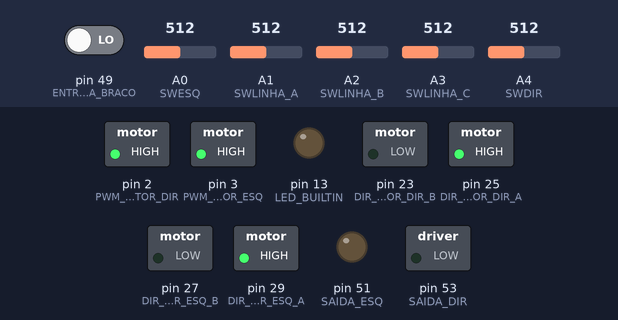
The sketch below on a simulated Arduino Mega 2560, built with avr-gcc and run on an emulated ATmega2560. Shown: switched loads named in the sketch (green lamp = pin HIGH), output pins drawn as LEDs (lit = HIGH). The inputs (shaded band) are chosen by the test bench; at power-on: A1 (SWLINHA_A) = 512, A0 (SWESQ) = 512, pin 49 (ENTRADA_BRACO) LOW, A2 (SWLINHA_B) = 512, A3 (SWLINHA_C) = 512, A4 (SWDIR) = 512.

Above: at 5.2 s.
5.3 s: A1 (SWLINHA_A) set to 522
At 7.51 s:
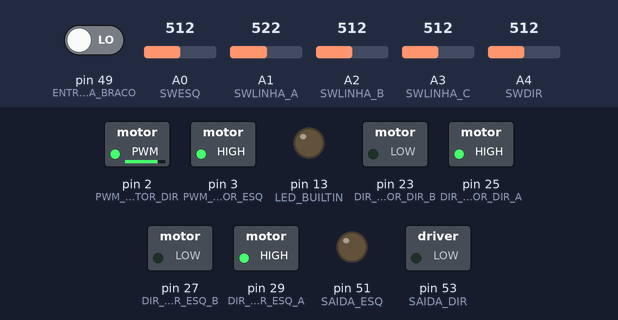
8.3 s: A0 (SWESQ) set to 601
At 10.7 s:
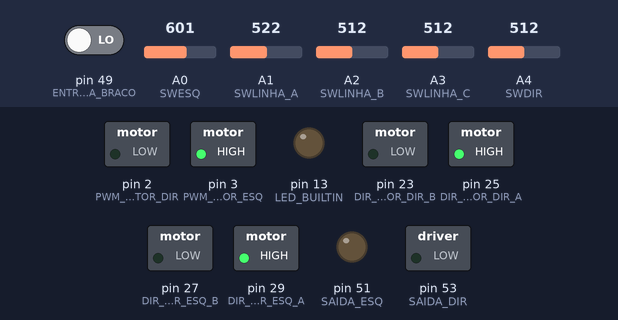
11.3 s: A0 (SWESQ) set to 630
At 12.2 s:
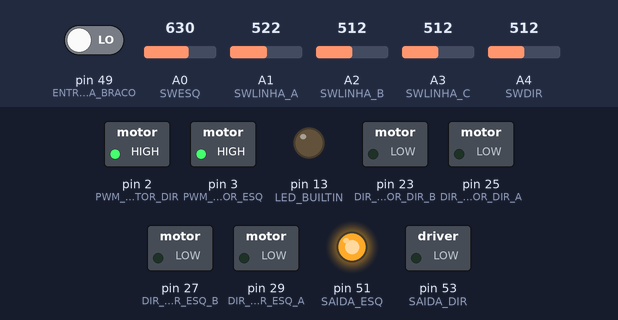
Timing chart, 0 to 14.3 s (numbered marks = the images above; inputs shaded):
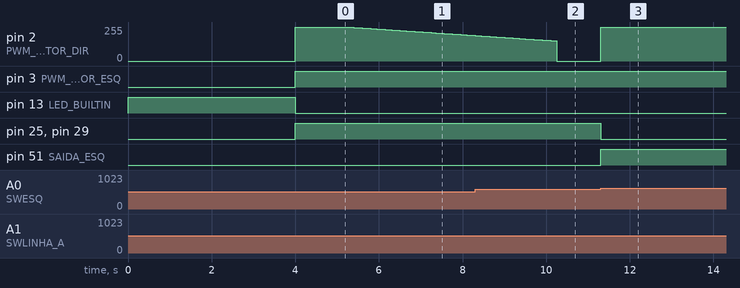

The sketch:

_00_programa_carro.ino
```cpp
/*
 * Programa do carro seguidor de linha da disciplina de Robótica do 9º período da Faculdade de Talentos Humanos (FACTHUS)
 * Uberaba-MG, Brasil
 * Autor: Rafael Faria Felix
 */
```

_01_constantes.ino
```cpp
#include <PID_v1.h>

#define SWDIR A4 //pino do sensor de obstáculo à direita
#define SWESQ A0 //pino do sensor de obstáculo à esquerda
#define SP_SENSOR 100 //set point dos sensores de obstáculo

#define SAIDA_DIR 53 //pino de saída do sinal de obstáculo à direita detectado
#define SAIDA_ESQ 51 //pino de saída do sinal de obstáculo à esquerda detectado
#define ENTRADA_BRACO 49 //pino de entrada do sinal do braço

#define SWLINHA_A A1 //pino de entrada do sensor de linha esquerdo
#define SWLINHA_B A2 //pino de entrada do sensor de linha central (de referência)
#define SWLINHA_C A3 //pino de entrada do sensor de linha direito
#define SP_SENSOR_REF 800 //valor da diferença entre leitura atual e anterior do sensor de referência que caracteriza mudança de estado
#define SP_SENSOR_90 50 //valor da diferença entre leitura dos sensores de linha que caracteriza curva de 90º

#define DIR_MOTOR_DIR_B 23 //pino de saída de controle de direção do motor direito
#define DIR_MOTOR_DIR_A 25 //pino de saída de controle de direção do motor direito
#define DIR_MOTOR_ESQ_B 27 //pino de saída de controle de direção do motor esquerdo
#define DIR_MOTOR_ESQ_A 29 //pino de saída de controle de direção do motor esquerdo
#define PWM_MOTOR_DIR 2 //pino de saída de controle de velocidade do motor direito
#define PWM_MOTOR_ESQ 3 //pino de saída de controle de velocidade do motor esquerdo

#define MAXPWM 255 //valor máximo permitido para o PWM (padrão: 255)
#define MINPWM 150 //valor mínimo para o PWM vencer a inércia
#define AVANCO_CURVA_90 6000 //tempo de avanço após detectar uma curva de 90º para alinhar com o centro do carro (milisegundos)
#define TEMPO_SENSORES 50 //tempo de atualização dos sensores (milisegundos)
#define TEMPO_RETORNO_BRACO 500 //tempo de atualização do sinal de retorno do braço (milisegundos)
#define TEMPO_ATUALIZA_ESTADO 10 //tempo de atualização do estado (milisegundos)

#define PID_P 1 //constante proporcional do controle PID
#define PID_I 0 //constante integral do controle PID
#define PID_D 0.01 //constante derivativa do controle PID
```

_02_variaveis.ino
```cpp
double erro = 0;
double erro_PID = 0;
PID myPID(&erro, &erro_PID, 0, PID_P, PID_I, PID_D, REVERSE);

enum tipoEstado {emMovimento, curva90, aguardandoBraco, obstaculoDireita, obstaculoEsquerda};
tipoEstado EstadoAtual = emMovimento;
int vel_esq = 100;
int vel_dir = 100;
int vel_geral = 100;
int tempoAnterior[] = {0, 0, 0, 0};
int tempoDecorrido[] = {0, 0, 0, 0};

int referencia;
int ref_esq;
int ref_dir;
int dir_curva90 = 0; //0 nada; +1 direita; -1 esquerda;
bool debounce = false;
```

_03_funcoes.ino
```cpp
void setup() {
  pinMode(SWDIR, INPUT);
  pinMode(SWESQ, INPUT);

  pinMode(SAIDA_DIR, OUTPUT);
  pinMode(SAIDA_ESQ, OUTPUT);
  pinMode(ENTRADA_BRACO, INPUT);

  pinMode(DIR_MOTOR_DIR_A, OUTPUT);
  pinMode(DIR_MOTOR_DIR_B, OUTPUT);
  pinMode(DIR_MOTOR_ESQ_A, OUTPUT);
  pinMode(DIR_MOTOR_ESQ_B, OUTPUT);
  pinMode(PWM_MOTOR_DIR, OUTPUT);
  pinMode(PWM_MOTOR_ESQ, OUTPUT);

  myPID.SetMode(AUTOMATIC);
  myPID.SetSampleTime(TEMPO_SENSORES);
  myPID.SetOutputLimits(-100,100);

  //pequeno delay para garantir que o carro está na pista antes de definir o valor do sensor de referência
  pinMode(LED_BUILTIN, OUTPUT);
  digitalWrite(LED_BUILTIN, HIGH);
  delay(4000);
  digitalWrite(LED_BUILTIN, LOW);

  referencia = analogRead(SWLINHA_B);
  ref_esq = analogRead(SWESQ);
  ref_dir = analogRead(SWDIR);

}

void ProcessaEstado() {
  switch(EstadoAtual) {
    case emMovimento:
      digitalWrite(SAIDA_DIR, LOW);
      digitalWrite(SAIDA_ESQ, LOW);
      break;
    case aguardandoBraco:
      //reservado para acender um LED ou executar outra ação
      break;
    case obstaculoEsquerda:
      digitalWrite(SAIDA_ESQ, HIGH);
      Parar();
      EstadoAtual = aguardandoBraco;
      break;
    case obstaculoDireita:
      digitalWrite(SAIDA_DIR, HIGH);
      Parar();
      EstadoAtual = aguardandoBraco;
      break;
    case curva90:
      Curva90();
      break;
  }
}

void Parar() {
  // Reservado para desenvolver uma parada suave
  vel_esq = 100;
  vel_dir = 100;
  MudaVel();
  digitalWrite(DIR_MOTOR_ESQ_A, LOW);
  digitalWrite(DIR_MOTOR_ESQ_B, LOW);
  digitalWrite(DIR_MOTOR_DIR_A, LOW);
  digitalWrite(DIR_MOTOR_DIR_B, LOW);
}

void MudaVel() {
  if(vel_esq < 0) {
    digitalWrite(DIR_MOTOR_ESQ_A, LOW);
    digitalWrite(DIR_MOTOR_ESQ_B, HIGH);
  } else {
    digitalWrite(DIR_MOTOR_ESQ_A, HIGH);
    digitalWrite(DIR_MOTOR_ESQ_B, LOW);
  }
  if(vel_dir < 0) {
    digitalWrite(DIR_MOTOR_DIR_A, LOW);
    digitalWrite(DIR_MOTOR_DIR_B, HIGH);
  } else {
    digitalWrite(DIR_MOTOR_DIR_A, HIGH);
    digitalWrite(DIR_MOTOR_DIR_B, LOW);
  }
  int pwm_esq = (abs(vel_esq)/100.0 * (MAXPWM - MINPWM)) + MINPWM;
  int pwm_dir = (abs(vel_dir)/100.0 * (MAXPWM - MINPWM)) + MINPWM;
  if(pwm_esq <= MINPWM) {pwm_esq = 0;}
  if(pwm_dir <= MINPWM) {pwm_dir = 0;}
  analogWrite(PWM_MOTOR_ESQ, pwm_esq);
  analogWrite(PWM_MOTOR_DIR, pwm_dir);
}

void CalculaErro() { //erro positivo: curva à direita; erro negativo: curva à esquerda; 0~100
  int corretor = 1;
  if(referencia < SP_SENSOR_REF) corretor = -1; //caso a linha seja branca, inverte o sinal do erro
  int esq = analogRead(SWLINHA_A);
  int dir = analogRead(SWLINHA_C);
  int diff = (dir - esq) * corretor / 10;
  erro = diff;
}

void SegueLinha() {
  CalculaErro();
  myPID.Compute();
  if(vel_esq < 100 || vel_dir >= 100) {vel_esq += (int)erro_PID;}
  if(vel_dir < 100 || vel_esq >= 100) {vel_dir -= (int)erro_PID;}
  if(vel_esq > 100) {vel_esq = 100;}
  if(vel_dir > 100) {vel_dir = 100;}
  if(vel_esq < 0) {vel_esq = 0;}
  if(vel_dir < 0) {vel_dir = 0;}
  MudaVel();
}

void Curva90() {
  if(tempoDecorrido[0] >= TEMPO_SENSORES) {
    int sensor_B = analogRead(SWLINHA_B);
    if(abs(referencia - sensor_B) < SP_SENSOR_REF) { //caso a leitura seja igual à referência, retornou à linha -> seguir movimento normal
      if(debounce) {//tentativa de eliminar leituras falsas devido a imperfeições da pista
        debounce = false;
        dir_curva90 = 0;
        vel_esq = 100;
        vel_dir = 100;
        MudaVel();
        EstadoAtual = emMovimento;
        return;
      } else {
        debounce = true;
      }
    } else {
      debounce = false;
    }
    CalculaErro();
    if((erro > SP_SENSOR_90) && (dir_curva90 == 0)) {
      dir_curva90 = 1; //curva à direita
    }
    if(erro < -SP_SENSOR_90 && (dir_curva90 == 0)) {
      dir_curva90 = -1; //curva à esquerda
    }
    if(tempoDecorrido[3] >= AVANCO_CURVA_90) { //seguir em frente até passar o tempo necessário para se alinhar o centro do carro com a curva
      if(dir_curva90 != 0) { //caso tenha detectado curva, virar na direção correta
        vel_esq = 100 * dir_curva90;
        vel_dir = -100 * dir_curva90;
        MudaVel();
      } else { //caso não tenha detectado curva, a cor da linha mudou -> atualizar referência e seguir movimento normal
        referencia = analogRead(SWLINHA_B);
        EstadoAtual = emMovimento;
      }
    }
    tempoAnterior[0] = millis();
  }
}
```

_04_loop.ino
```cpp
void loop() {
  // Verifica a contagem do tempo
  int tempoAtual = millis();
  for(int i=0;i<=3;i++) {
    tempoDecorrido[i] = tempoAtual - tempoAnterior[i];
  }

  int sensor = analogRead(SWLINHA_B);
  if((EstadoAtual == emMovimento) && (tempoDecorrido[0] >= TEMPO_SENSORES)) {
    if(abs(analogRead(SWDIR) - ref_dir) >= SP_SENSOR) {
    //if(digitalRead(SWDIR)) {
      EstadoAtual = obstaculoDireita;
    } else
    if(abs(analogRead(SWESQ) - ref_esq) >= SP_SENSOR) {
    //if(digitalRead(SWESQ)) {
      EstadoAtual = obstaculoEsquerda;
    } else
    if(abs(referencia - sensor) > SP_SENSOR_REF) {
      tempoAnterior[3] = millis();
      tempoDecorrido[3] = 0;
      EstadoAtual = curva90;
    } else {
      SegueLinha();
    }
    tempoAnterior[0] = millis();
  }

  // Processa a cada 500 milisegundos a atualização da leitura do braço
  if((EstadoAtual == aguardandoBraco) && (tempoDecorrido[1] >= TEMPO_RETORNO_BRACO)) {
    // Verifica se recebeu leitura do braço
    if(digitalRead(ENTRADA_BRACO)) {
      EstadoAtual = emMovimento;
    }
    tempoAnterior[1] = millis();
  }

  // Processa a cada 10 milisegundos a atualização de estado
  if(tempoDecorrido[2] >= TEMPO_ATUALIZA_ESTADO) {
    ProcessaEstado();
    tempoAnterior[2] = millis();
  }
}
```

Measured:
- the behaviour switches between 521 and 522 on A1 (SWLINHA_A) (found by bisection; images 0 and 1)
- the behaviour switches between 611 and 612 on A0 (SWESQ) (found by bisection; images 2 and 3)
- after the input at 5.3 s, pin 2 (PWM_MOTOR_DIR): moves from 255/255 to 192/255 over 3.0 s, starting at once
- after the input at 11.3 s, pin 2 (PWM_MOTOR_DIR): 0/255 → 255/255 at once; pin 25 (DIR_MOTOR_DIR_A), pin 29 (DIR_MOTOR_ESQ_A): HIGH → LOW at once; pin 51 (SAIDA_ESQ): LOW → HIGH at once
